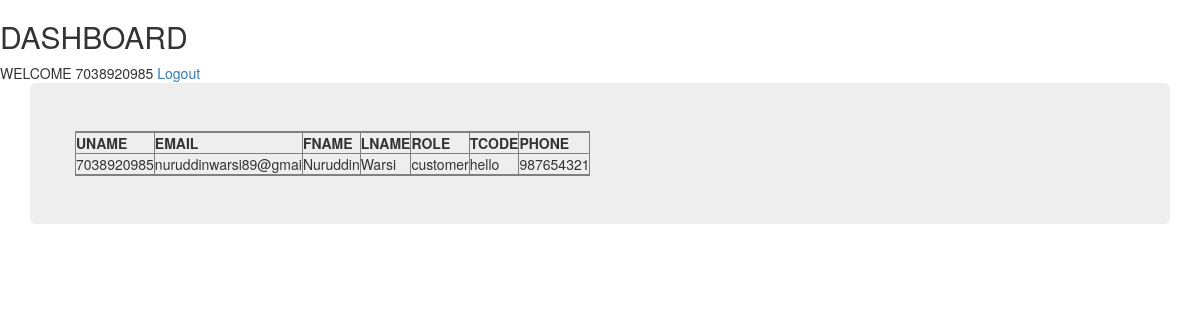
Page /dashboard.php (signed in) on the committed database.
### tables this page shows
CREATE TABLE `users` (
  `uid` int(11) NOT NULL,
  `uname` varchar(10) NOT NULL,
  `email` varchar(50) NOT NULL,
  `pw` char(60) NOT NULL,
  `role` varchar(10) DEFAULT NULL,
  `fname` varchar(20) NOT NULL,
  `lname` varchar(20) NOT NULL,
  `tcode` varchar(20) NOT NULL,
  `h_phone` int(10) NOT NULL
);

### dashboard.php (the view, shortened to what this page needs)
<?php
    require_once("connect.php");
?>
<!DOCTYPE html>
<html lang="en">
<head>
    <link rel="stylesheet" href="https://maxcdn.bootstrapcdn.com/bootstrap/3.4.0/css/bootstrap.min.css">
</head>
<body>
    <h2>DASHBOARD</h2>
    WELCOME <?php echo $_SESSION['uname'] ?>
    <a href="logout.php">Logout</a>
</body>
</html>
<?php
    $uname = $_SESSION["uname"];
    $sql = "SELECT * FROM users WHERE uname=$uname";
    $res = $mysqli->query($sql);
    echo "<div class='container'>";
    echo "<div class='jumbotron'>";
    echo "<table class='row' border=1>
            <tr>
                <th>UNAME</th>
                <th>EMAIL</th>
                <th>FNAME</th>
                <th>LNAME</th>
                <th>ROLE</th>
                <th>TCODE</th>
                <th>PHONE</th>
            </tr>";
    while($row = $res->fetch_array()){
        echo "<tr scope='row'>
                <td>$row[1]</td>
                <td>$row[2]</td>
                <td>$row[5]</td>
                <td>$row[6]</td>
                <td>$row[4]</td>
                <td>$row[7]</td>
                <td>$row[8]</td>
            </tr>";
    }
    echo "</div></div>";
?>

### rows in the picture
users: uname "7038920985", email "nuruddinwarsi89@gmai", fname "Nuruddin", lname "Warsi", role "customer", tcode "hello", h_phone "987654321"

### other values in the picture
$_SESSION['uname'] "7038920985"
